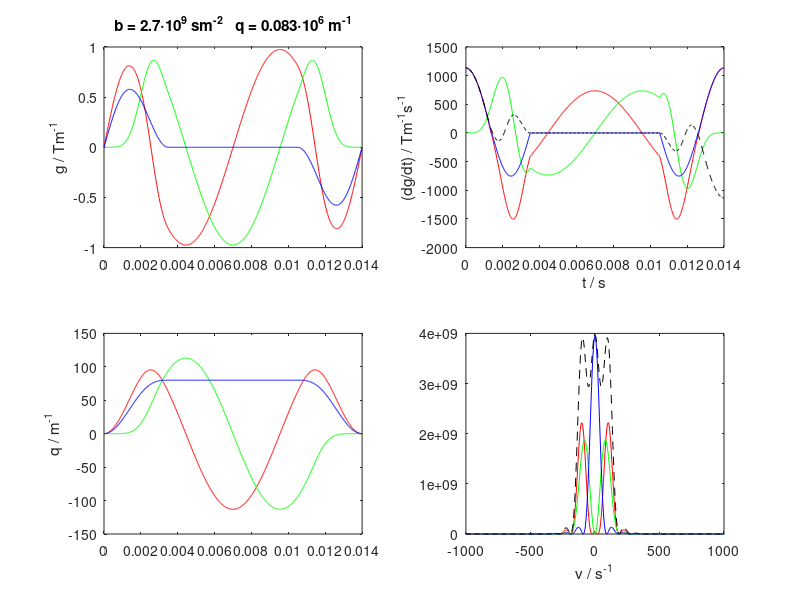

Here is the MATLAB script that generated this plot:
% Gradient waveforms for axisymmetric b-tensors.
%
% Calculated according to the recipe in fig 1 of
% Topgaard, Phys. Chem. Chem. Phys. 18, 8545 (2016).
% http://dx.doi.org/10.1039/c5cp07251d
%
% Output in the format for Matthew Budde's code for Bruker pv6.0.1 

% Define path for output folders
%[run_path,run_name,run_ext] = fileparts(run_fn);
run_path = cd;
out_path = fullfile(run_path,'waveforms');


% Parameters for calculating b-values
gmax = 100/100*1; % Max gradient [3 T/m]
tau = 14e-3; % Waveform duration [10 ms]

% Define timing parameters relative to a total echo time = 1
np = 1000; % Number of time intervals in waveform [1000]
epsilon_up = .1; % Quarter-sine ramp up [0.1]
plateau = 0; % Plateau [0]
epsilon_down = .15; % Half-sine ramp down [0.1]
Amid = 0;
epsilon_mid = .15; % Half-sine ramp down [0.1]

% q-trajectory parameters
% zeta: half aperture of q cone, see Topgaard. Microporous Mesoporous Mater. 178, 60 (2013).
% http://dx.doi.org/10.1016/j.micromeso.2013.03.009
deltapsi = 2*pi;
zeta = acos(1/sqrt(3)); out_fn = fullfile(out_path,'axde_sphere.gp'); %sphere
%zeta = pi/2; out_fn = fullfile(out_path,'axde_plane.gp'); deltapsi = pi; Amid = .2; %plane
%zeta = 0; out_fn = fullfile(out_path,'axde_stick.gp'); Amid = 0.63; %stick
%zeta = acos(sqrt(2/3)); out_fn = fullfile(out_path,'axde_cigar.gp'); Amid = .4; epsilon_up = .2;%cigar

% (theta,phi): Orientation of cone axis in lab frame
theta = 0; phi = 0;

%------------------------

taured = 1;
dt = taured/np;
t = taured*linspace(0,1,np);

% Quarter-sine ramp up
np_epsilon_up = round(epsilon_up/dt);
t_epsilon_up = pi/2*linspace(0,1,np_epsilon_up)';
g_up = sin(t_epsilon_up);
%figure(1), clf, plot(t_epsilon_up,g_up,'-'), return

% Half-sine ramp down
np_epsilon_down = round(epsilon_down/dt);
t_epsilon_down = pi/2*linspace(-1,1,np_epsilon_down)';
g_down = 1 - (1+Amid)*.5*(1+sin(t_epsilon_down));
%figure(1), clf, plot(t_epsilon_down,g_down,'-'), return

% Half-sine ramp mid
np_epsilon_mid = round(epsilon_mid/dt);
t_epsilon_mid = pi/2*linspace(-1,1,np_epsilon_mid)';
g_mid = Amid*sin(t_epsilon_mid);
%figure(1), clf, plot(t_epsilon_mid,g_mid,'-'), return

% Plateau
np_plateau = round(plateau/dt);
%np_inter = round(taured/dt)-2*(np_epsilon_up+np_plateau+np_epsilon_down);
np_mid = round((round(taured/dt)-2*(np_epsilon_up+np_plateau+np_epsilon_down) - np_epsilon_mid)/2);

ga = [g_up; ones(np_plateau,1); g_down; -Amid*ones(np_mid,1); g_mid;  Amid*ones(np_mid,1); g_down-1+Amid; -1*ones(np_plateau,1); -flipud(g_up)];
%figure(1), clf, plot(t,ga,'-'), return

psi0 = 0;
b_delta = (3*cos(zeta).^2-1)/2; % normalized anisotropy of the b tensor

q = cumsum(ga); % Topgaard Eq 35 (Note: all dt cancel and can be omitted.)
q = mean([q flipud(q)],2); % Removes asymmetry introduced by cumsum
b = sum(q.^2); % Topgaard Eq 32
psi = psi0 + deltapsi/b*cumsum(q.^2); % Topgaard Eq 31
psi = mean([psi deltapsi-flipud(psi)],2); % Removes asymmetry introduced by cumsum
gr = (ga + 1i*deltapsi/b*q.^3).*exp(1i.*psi); % Topgaard Eq 37

% Assure that first and last values equal zero
ga([1 end]) = 0;
gr([1 end]) = 0;

re_gr = real(gr);
im_gr = imag(gr);

% Assure refocusing on each channel
ga(2:(end-1)) = ga(2:(end-1)) - sum(ga)/(np-2);
re_gr(2:(end-1)) = re_gr(2:(end-1)) - sum(re_gr)/(np-2);
im_gr(2:(end-1)) = im_gr(2:(end-1)) - sum(im_gr)/(np-2);

% Normalize waveform to the range -1 to +1
%gnorm = max(abs([ga(:); re_gr(:)+1i*im_gr(:)]));
gnorm = max(ga);
ga = ga/gnorm;
re_gr = re_gr/gnorm;
im_gr = im_gr/gnorm;
gr = re_gr+1i*im_gr;

gx = re_gr*sin(zeta); % Topgaard Eq 37
gy = im_gr*sin(zeta);
gz = ga*cos(zeta);

gx_old = gx;
gz_old = gz;
gx = gx_old*cos(theta) + gz_old*sin(theta);
gz = gz_old*cos(theta) - gx_old*sin(theta);
gx_old = gx;
gy_old = gy;
gx = gx_old*cos(phi) - gy_old*sin(phi);
gy = gy_old*cos(phi) + gx_old*sin(phi);

qx = cumsum(gx);
qy = cumsum(gy);
qz = cumsum(gz);
bxx = sum(qx.^2);
byy = sum(qy.^2);
bzz = sum(qz.^2);
bxy = sum(qx.*qy);
bxz = sum(qx.*qz);
byz = sum(qy.*qz);

b_tensor_norm = [[bxx bxy bxz]; [bxy byy byz]; [bxz byz bzz]]/(bxx+byy+bzz)
% If isotropic, normalized b tensor is diagonal with all eigenvalues 1/3

gamma = 26.75e7;
dt = tau/np;
t = tau*linspace(0,1,np)';
q = gamma*gmax*cumsum(ga*dt);
b = sum(q.^2*dt);
qmax = max(q);
td = b/qmax^2;
bfactor = b/gmax.^2./tau^3

dgadt = gradient(gmax*ga/dt);
dgrdt = gradient(gmax*abs(gr)/dt);
dre_grdt = gradient(gmax*re_gr/dt);
dim_grdt = gradient(gmax*im_gr/dt);

figure(1), clf
subplot(2,2,1)
%plot(t,gmax*re_gr,'r-',t,gmax*im_gr,'g-',t,gmax*ga,'b-',t,gmax*abs(gr),'k--')
plot(t,gmax*gx,'r-',t,gmax*gy,'g-',t,gmax*gz,'b-')
ylabel('g / Tm^-^1')
title(['b = ' num2str(b/1e9,2) '\cdot10^9 sm^-^2   q = ' num2str(qmax/2/pi/1e6,2) '\cdot10^6 m^-^1'])

subplot(2,2,2)
plot(t,dre_grdt,'r-',t,dim_grdt,'g-',t,dgadt,'b-',t,dgrdt,'k--')
xlabel('t / s'), ylabel('(dg/dt) / Tm^-^1s^-^1')

subplot(2,2,3)
plot(t,qx,'r-',t,qy,'g-',t,qz,'b-')
ylabel('q / m^-^1')
%title(['b = ' num2str(b/1e9,2) '\cdot10^9 sm^-^2   q = ' num2str(qmax/2/pi/1e6,2) '\cdot10^6 m^-^1'])

si = 16*1024;
Fx = fftshift(fft(qx,si));
Fy = fftshift(fft(qy,si));
Fz = fftshift(fft(qz,si));
Fx2 = abs(Fx).^2;
Fy2 = abs(Fy).^2;
Fz2 = abs(Fz).^2;
Fr2 = Fx2 + Fy2 + Fz2;

swh = 1/dt;
nu = swh*linspace(0,1,si); %frequency vector
nu = nu - nu(si/2+1); %set the proper zero frequency
subplot(2,2,4)
plot(nu,Fx2,'r-',nu,Fy2,'g-',nu,Fz2,'b-',nu,Fr2,'k--')
xlabel('\nu / s^-^1')
set(gca,'XLim',1000*[-1 1])

% Save waveforms in Bruker format
[out_path,out_name,out_ext] = fileparts(out_fn);
if ~isdir(out_path)
    mkdir(out_path)
end

title_str = ['Waveform for axisymmetric diffusion encoding. b_delta = ' num2str(b_delta,3)];

fid = fopen(out_fn,'w');

text.header = {
{['##TITLE= ' title_str]};
{'##JCAMP-DX= 5.00 Bruker JCAMP library'}
{'##DATA TYPE= Shape Data'}
{'##ORIGIN= Bruker Analytik GmbH'}
{'##OWNER= <nmrsu>'}
{['##DATE= ' datestr(now,'yyyy-mm-dd')]}
{['##TIME= ' datestr(now,'HH:MM:SS')]}
{'##MINX= 0'}
{'##MAXX= 1'}
{'##MINY= 0'}
{'##MAXY= 1'}
{'##$SHAPE_EXMODE= Gradient'}
{'##$SHAPE_TOTROT= 0'}
{'##$SHAPE_BWFAC= 0'}
{'##$SHAPE_INTEGFAC= 0'}
{'##$SHAPE_MODE= 0'}};

[nlines, ~] = size(text.header);

for nline = 1:nlines
    fprintf(fid,'%s\n',text.header{nline}{1});
end

fprintf(fid,'%s\n',['##BFACTOR=' num2str(bfactor)]);
fprintf(fid,'%s\n',['##DURATION=' num2str(tau)]);
fprintf(fid,'%s\n',['##DIRECTIONVEC= 0 0 1']);
fprintf(fid,'%s\n',['##NPOINTS=' num2str(numel(gx))]);
fprintf(fid,'%s\n',['##XYDATA= (T X Y Z)']);

formatspec = '%8.6f %8.6f %8.6f\r\n';

out_mat = [gx gy gz];
fprintf(fid, formatspec, out_mat');

fprintf(fid,'%s\n',['##END']);
fclose(fid);
